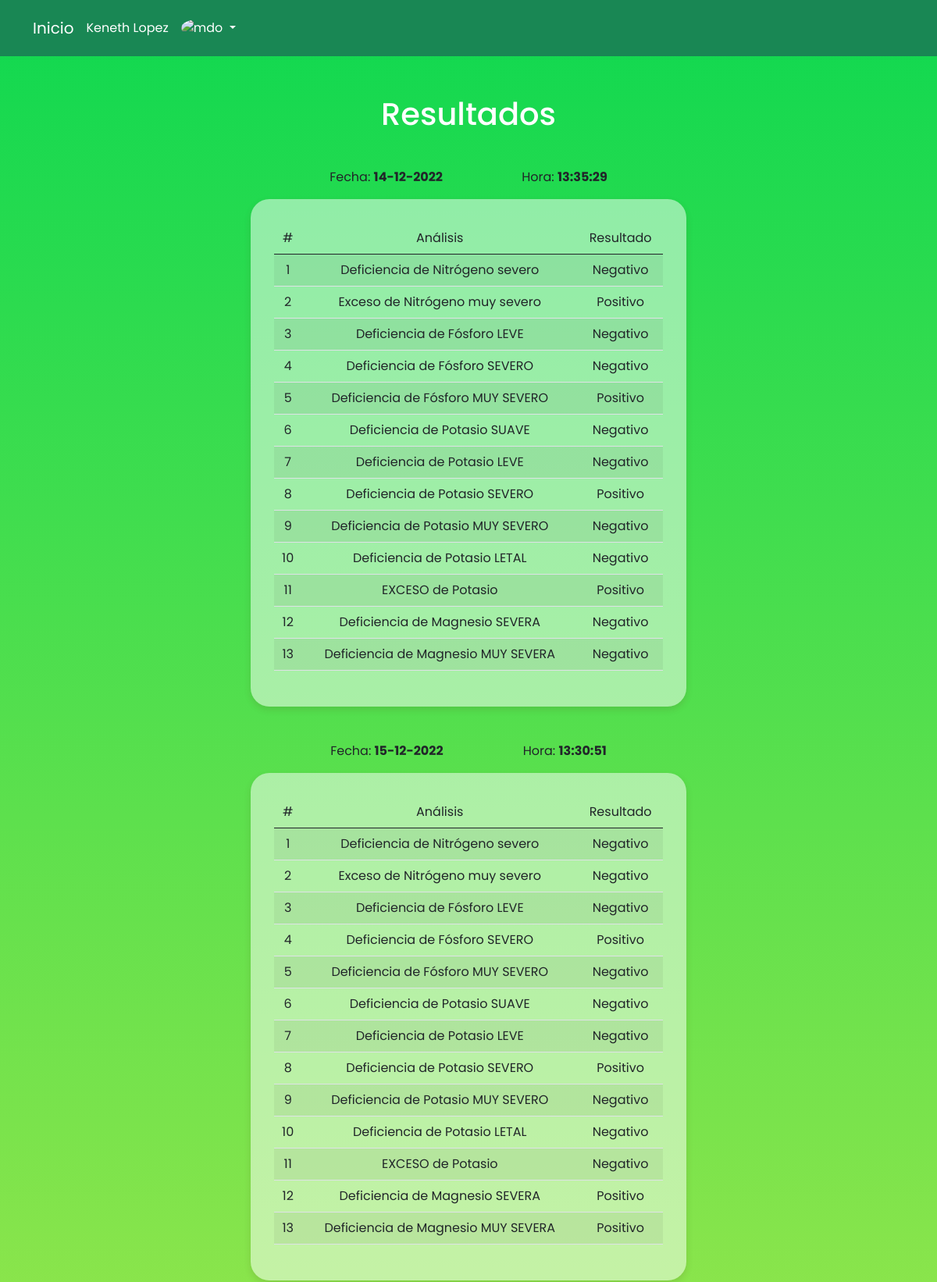
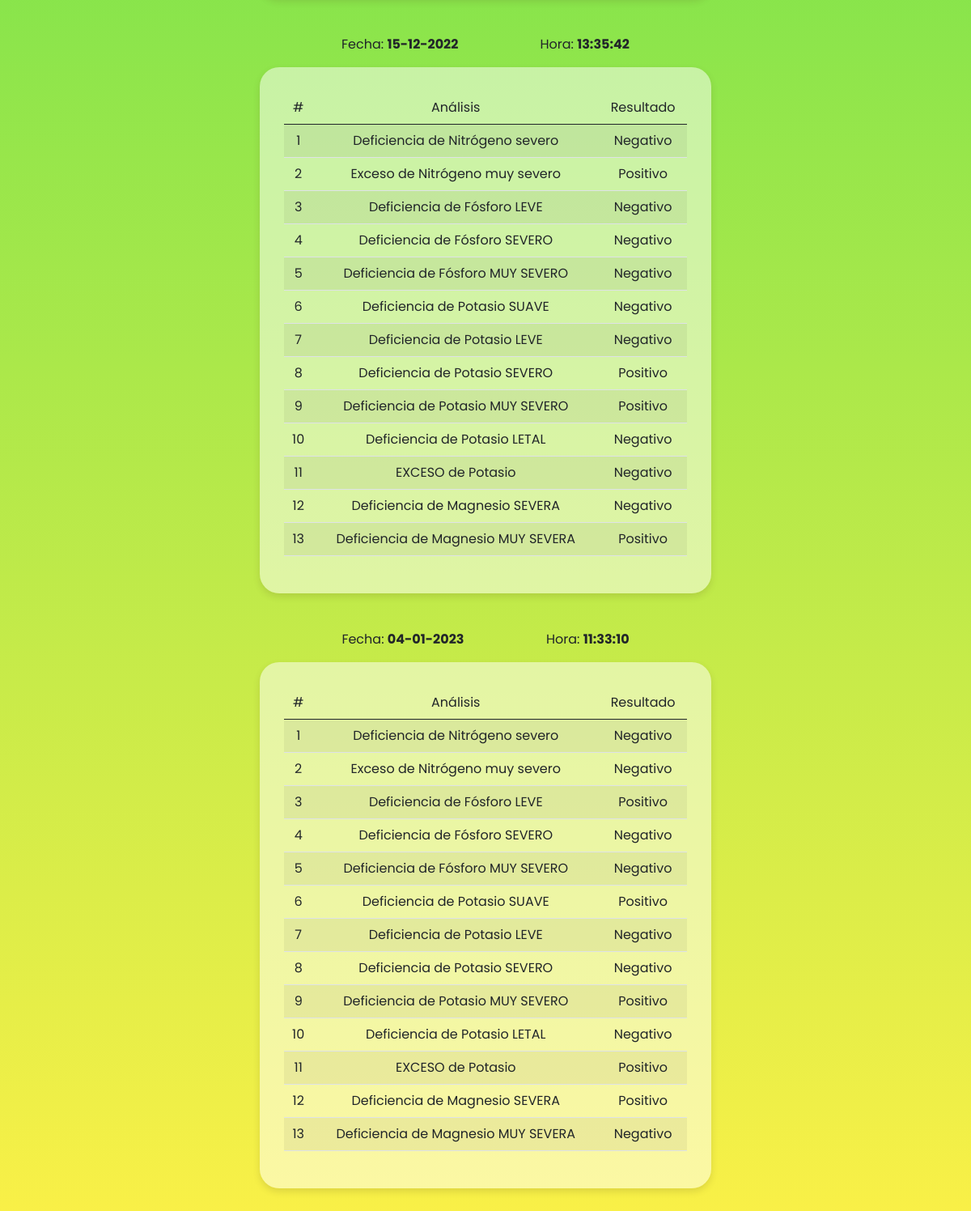
Screenshot of /Vista/listaResultados.php (signed in) with the database file from the repository (2 pictures, top to bottom).
### tables this page shows
CREATE TABLE `resultados` (
  `idResultados` int(11) NOT NULL,
  `r1` varchar(10) NOT NULL,
  `r2` varchar(10) NOT NULL,
  `r3` varchar(10) NOT NULL,
  `r4` varchar(10) NOT NULL,
  `r5` varchar(10) NOT NULL,
  `r6` varchar(10) NOT NULL,
  `r7` varchar(10) NOT NULL,
  `r8` varchar(10) NOT NULL,
  `r9` varchar(10) NOT NULL,
  `r10` varchar(10) NOT NULL,
  `r11` varchar(10) NOT NULL,
  `r12` varchar(10) NOT NULL,
  `r13` varchar(10) NOT NULL,
  `idUsuario` int(11) NOT NULL,
  `fecha` date DEFAULT NULL,
  `hora` time DEFAULT NULL
);

### Modelo/entidadResultado.php (called while the page is built, shortened)
<?php
class entidadResultado extends conexion{
    public function obtenerResultados(){
        $nombre = $_SESSION["usuario"];
        $con = $this->conectar();
        $sql = "SELECT idUsuario
        FROM usuarios WHERE usuario = '$nombre'";
        $query = mysqli_query($con, $sql);
        $usuario = mysqli_fetch_array($query, MYSQLI_ASSOC);
        $idUsuario = $usuario["idUsuario"];
        $con = $this->conectar();
        $sql = "SELECT r1, r2, r3, r4, r5, r6, r7, r8, r9, r10, r11, r12, r13, fecha, hora
        FROM resultados WHERE idUsuario = '$idUsuario'";
        $query = mysqli_query($con, $sql);
        $resultados = array();
        while ($fila=mysqli_fetch_array($query, MYSQLI_ASSOC)) {
            $resultados[] = $fila;
        }
        return $resultados;
    }
}
?>

### Vista/listaResultados.php (the view, shortened to what this page needs)
<?php
include_once("../Modelo/entidadResultado.php");
$obj = new entidadResultado;
$resultados = $obj->obtenerResultados();
?>
<!DOCTYPE html>
<html lang="es">
<head>
    <link href="https://cdn.jsdelivr.net/npm/bootstrap@5.0.2/dist/css/bootstrap.min.css" rel="stylesheet">
</head>
<body>
    <?php
        include_once("navbar.php");
        $random = new navbar;
        $random->navbarShow("../index.php");
    ?>
    <h1 class="titulo" style="margin-top: 50px;">Resultados</h1>
    <?php
    for ($i = 0; $i < count($resultados); $i++) {
    ?>
        <div class="container container-main ">
            <?php
                $aux = explode("-", $resultados[$i]["fecha"]);
                $fecha = $aux[2]."-".$aux[1]."-".$aux[0];
            ?>
             <div class="col-6 fecha_hora">
                <p>Fecha: <b><?= $fecha?></b></p>
                <p>Hora: <b><?= $resultados[$i]["hora"]?></b></p>
            </div>
            <div class="col-6 container-form">
                <table class="table table-striped ">
                    <thead>
                        <tr>
                            <th scope="col">#</th>
                            <th scope="col">Análisis</th>
                            <th scope="col">Resultado</th>
                        </tr>
                    </thead>
                    <tbody>
                        <tr>
                            <th scope="row">1</th>
                            <td>Deficiencia de Nitrógeno severo</td>
                            <td><?= $resultados[$i]["r1"] ?></td>
                        </tr>
                        <tr>
                            <th scope="row">2</th>
                            <td>Exceso de Nitrógeno muy severo</td>
                            <td><?= $resultados[$i]["r2"] ?></td>
                        </tr>
                        <tr>
                            <th scope="row">3</th>
                            <td>Deficiencia de Fósforo LEVE</td>
                            <td><?= $resultados[$i]["r3"] ?></td>
                        </tr>
                        <tr>
                            <th scope="row">4</th>
                            <td>Deficiencia de Fósforo SEVERO</td>
                            <td><?= $resultados[$i]["r4"] ?></td>
                        </tr>
                        <tr>
                            <th scope="row">5</th>
                            <td>Deficiencia de Fósforo MUY SEVERO</td>
                            <td><?= $resultados[$i]["r5"] ?></td>
                        </tr>
                        <tr>
                            <th scope="row">6</th>
                            <td>Deficiencia de Potasio SUAVE</td>
                            <td><?= $resultados[$i]["r6"] ?></td>
                        </tr>
                        <tr>
                            <th scope="row">7</th>
                            <td>Deficiencia de Potasio LEVE</td>
                            <td><?= $resultados[$i]["r7"] ?></td>
                        </tr>
                        <tr>
                            <th scope="row">8</th>
                            <td>Deficiencia de Potasio SEVERO</td>
                            <td><?= $resultados[$i]["r8"] ?></td>
                        </tr>
                        <tr>
                            <th scope="row">9</th>
                            <td>Deficiencia de Potasio MUY SEVERO</td>
                            <td><?= $resultados[$i]["r9"] ?></td>
                        </tr>
                        <tr>
                            <th scope="row">10</th>
                            <td>Deficiencia de Potasio LETAL</td>
                            <td><?= $resultados[$i]["r10"] ?></td>
                        </tr>
                        <tr>
                            <th scope="row">11</th>
                            <td>EXCESO de Potasio</td>
                            <td><?= $resultados[$i]["r11"] ?></td>
                        </tr>
                        <tr>
                            <th scope="row">12</th>
                            <td>Deficiencia de Magnesio SEVERA</td>
                            <td><?= $resultados[$i]["r12"] ?></td>
                        </tr>
                        <tr>
                            <th scope="row">13</th>
                            <td>Deficiencia de Magnesio MUY SEVERA</td>
                            <td><?= $resultados[$i]["r13"] ?></td>
                        </tr>
                    </tbody>
                </table>
            </div>
        </div>
    <?php
    }
    ?>
        <link rel="stylesheet" href="resultados.css?v=<?php echo (rand()); ?>" />
</body>
</html>

### Vista/navbar.php (shortened to what this page needs)
<?php
class navbar{
    public function navbarShow($link = "../shared/privilegios.php?inicio=1"){
        $usuario = $_SESSION["usuario"];
?>
    <!doctype html>
    <html lang="es">
    <head>
        <link href="https://cdn.jsdelivr.net/npm/bootstrap@5.0.2/dist/css/bootstrap.min.css" rel="stylesheet">
    </head>
    <body>
        <header class="navbar-dark bg-success p-3 mb-1 border-bottom background-header" style="border: none !important">
            <div class="container">
                <div class="d-flex flex-wrap align-items-center justify-content-center justify-content-lg-start">
                    <a class="navbar-brand" href="<?=$link?>">
                        Inicio
                    </a>
                    <div class="d-flex align-items-center">
                        <form class="me-3">
                            <label style="color:white"><?=$usuario?></label>
                        </form>
                        <div class="flex-shrink-0 dropdown me-3">
                            <a href="" class="d-block link-dark text-decoration-none dropdown-toggle" id="dropdownUser2" data-bs-toggle="dropdown" aria-expanded="false" style="color: white;">
                                <img src="https://github.com/mdo.png" alt="mdo" width="32" height="32" class="rounded-circle">
                            </a>
                        </div>
                    </div>
                </div>
            </div>
        </header>
    </body>
    </html>
    <?php
    }
}
?>

### Vista/resultados.css (style rules this page uses)
body { background-image: linear-gradient(to bottom, #0fd850 0%, #f9f047 100%); background-size: cover; background-repeat: no-repeat; background-position: center; background-attachment: fixed; }
* { font-family: 'Poppins', sans-serif; font-weight: 400; }
.titulo { color: white; text-align: center; margin-bottom: 20px; font-weight: 500; }
.container-form { margin: 0 auto; margin-top: 40px; margin-bottom: 30px; padding: 30px; background-color: rgba(255, 255, 255, 0.5); box-shadow: 0px 4px 8px rgb(89 73 30 / 16%); border-radius: 1.5em; }
thead, tbody { text-align: center; }
.container-main { margin-top: 45px; }
.fecha_hora { margin: 0 auto; margin-bottom: -40px; margin-top: 40px; display: flex; flex-direction: row; justify-content: space-evenly; }

### rows the page displays
resultados: fecha "14-12-2022", hora "13:35:29", r1 "Negativo", r2 "Positivo", r3 "Negativo", r4 "Negativo", r5 "Positivo", r6 "Negativo", r7 "Negativo", r8 "Positivo", r9 "Negativo", r10 "Negativo", r11 "Positivo", r12 "Negativo", r13 "Negativo"
resultados: fecha "15-12-2022", hora "13:30:51", r1 "Negativo", r2 "Negativo", r3 "Negativo", r4 "Positivo", r5 "Negativo", r6 "Negativo", r7 "Negativo", r8 "Positivo", r9 "Negativo", r10 "Negativo", r11 "Negativo", r12 "Positivo", r13 "Positivo"
resultados: fecha "15-12-2022", hora "13:35:42", r1 "Negativo", r2 "Positivo", r3 "Negativo", r4 "Negativo", r5 "Negativo", r6 "Negativo", r7 "Negativo", r8 "Positivo", r9 "Positivo", r10 "Negativo", r11 "Negativo", r12 "Negativo", r13 "Positivo"
resultados: fecha "04-01-2023", hora "11:33:10", r1 "Negativo", r2 "Negativo", r3 "Positivo", r4 "Negativo", r5 "Negativo", r6 "Positivo", r7 "Negativo", r8 "Negativo", r9 "Positivo", r10 "Negativo", r11 "Positivo", r12 "Positivo", r13 "Negativo"

### other values shown
$usuario "Keneth Lopez"
